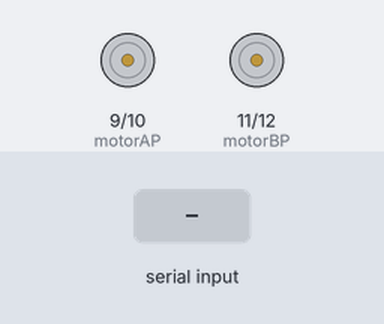
Simulated run of this sketch. Board: Arduino Uno, built with avr-gcc and run on an emulated ATmega328P. On the bench: motor-driver pin pairs drawn as motors (green arrow = first pin HIGH = forward, orange = second pin HIGH = backward, longer = more drive). Inputs (shaded band) come from the test bench.

Above: at 1.2 s.
1.3 s: "1" received over Serial
At 2.0 s:
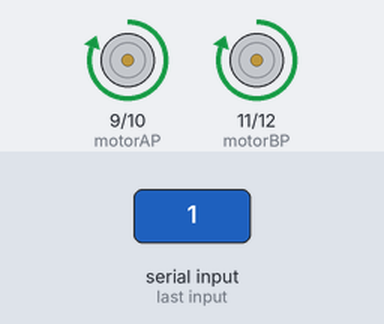
2.8 s: "2" received over Serial
At 3.1 s:
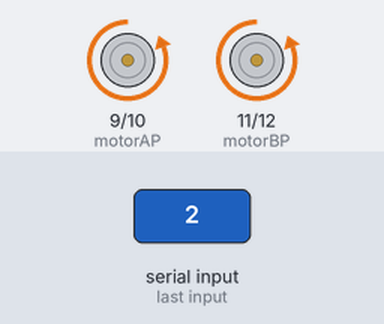
4.3 s: "3" received over Serial
At 5.5 s:
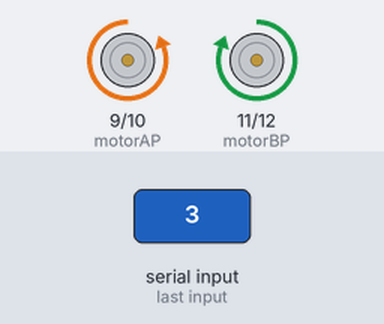
5.8 s: "4" received over Serial
At 6.6 s:
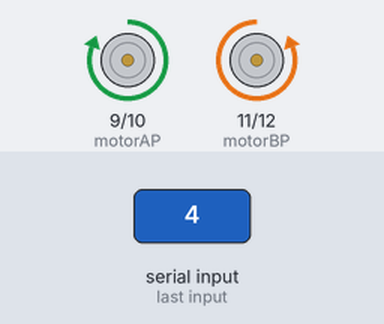
7.3 s: "0" received over Serial
At 7.7 s:
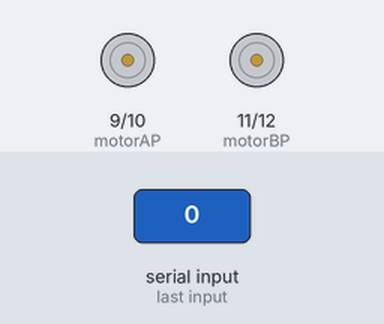
Timing chart, 0 to 9.8 s (numbered marks = the images above; inputs shaded):
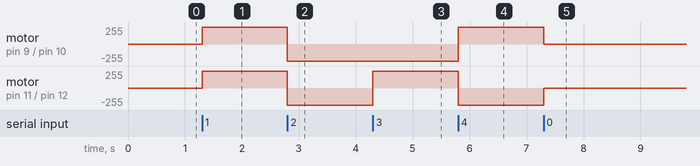

The sketch:

robot_race.ino
```cpp
//using bluetooth module we entere data by mobile application to control moving robot car
char data;
int motorAP=9;
int motorAN=10;
int motorBP=11;
int motorBN=12;


void setup() {
  pinMode(motorAP,OUTPUT);
  pinMode(motorAN,OUTPUT);
  pinMode(motorBP,OUTPUT);
  pinMode(motorBN,OUTPUT);
  Serial.begin(9600);

}

void loop() {
  if (Serial.available()>0){
    data=Serial.read();
    if(data=='1'){
      digitalWrite(motorAP,HIGH);
      digitalWrite(motorAN,LOW);
      digitalWrite(motorBP,HIGH);
      digitalWrite(motorBN,LOW);


      }

    else if(data=='2'){
      digitalWrite(motorAP,LOW);
      digitalWrite(motorAN,HIGH);
      digitalWrite(motorBP,LOW);
      digitalWrite(motorBN,HIGH);
      }
      else if(data=='3'){
      digitalWrite(motorAP,LOW);
      digitalWrite(motorAN,HIGH);
      digitalWrite(motorBP,HIGH);
      digitalWrite(motorBN,LOW);
      }
      else if(data=='4'){
      digitalWrite(motorAP,HIGH);
      digitalWrite(motorAN,LOW);
      digitalWrite(motorBP,LOW);
      digitalWrite(motorBN,HIGH);
      }
    else if(data=='0'){
      digitalWrite(motorAP,LOW);
      digitalWrite(motorAN,LOW);
      digitalWrite(motorBP,LOW);
      digitalWrite(motorBN,LOW);
      }


    }
}
```

Measured:
- after the input at 1.3 s, motor on pin 9 (motorAP) / pin 10 (motorAN), motor on pin 11 (motorBP) / pin 12 (motorBN): stopped → forward 255/255 at once
- after the input at 2.8 s, motor on pin 9 (motorAP) / pin 10 (motorAN), motor on pin 11 (motorBP) / pin 12 (motorBN): forward 255/255 → backward 255/255 at once
- after the input at 4.3 s, motor on pin 11 (motorBP) / pin 12 (motorBN): backward 255/255 → forward 255/255 at once
- after the input at 5.8 s, motor on pin 9 (motorAP) / pin 10 (motorAN): backward 255/255 → forward 255/255 at once; motor on pin 11 (motorBP) / pin 12 (motorBN): forward 255/255 → backward 255/255 at once
- after the input at 7.3 s, motor on pin 9 (motorAP) / pin 10 (motorAN): forward 255/255 → stopped at once; motor on pin 11 (motorBP) / pin 12 (motorBN): backward 255/255 → stopped at once
